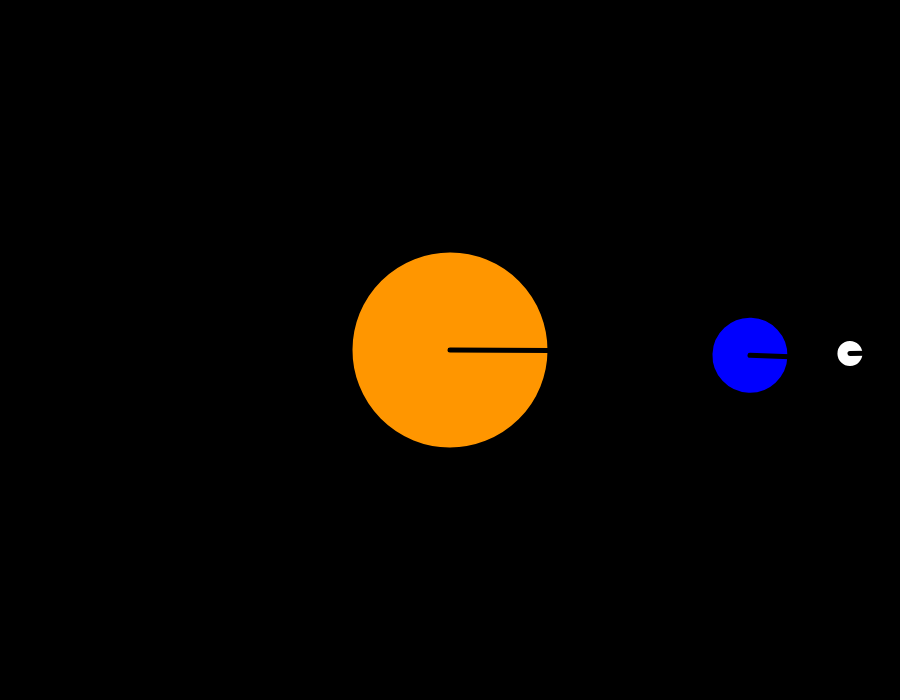
Frame 1 (no input)
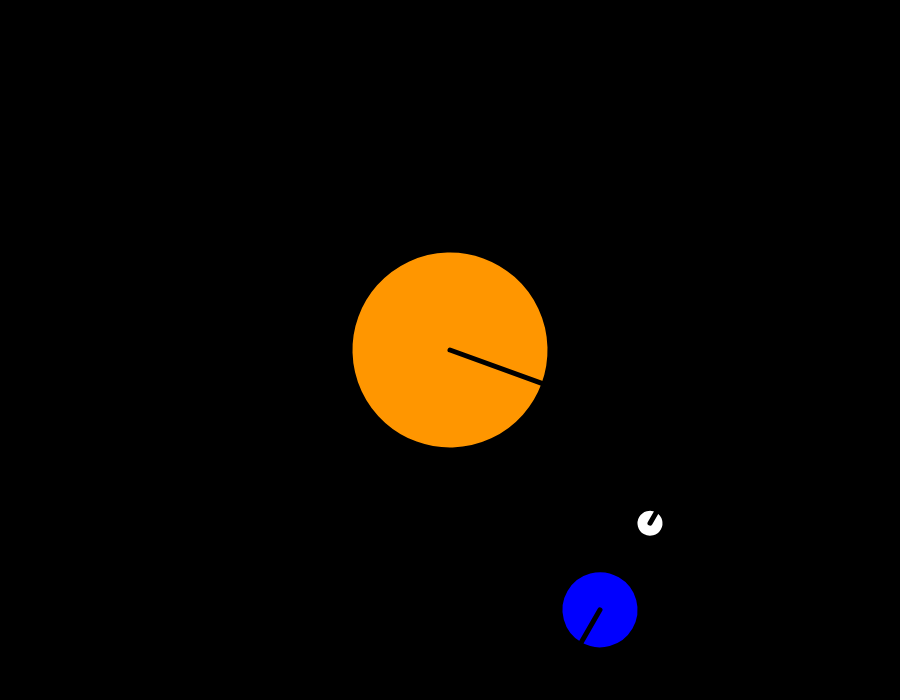
Frame 60 (no input)
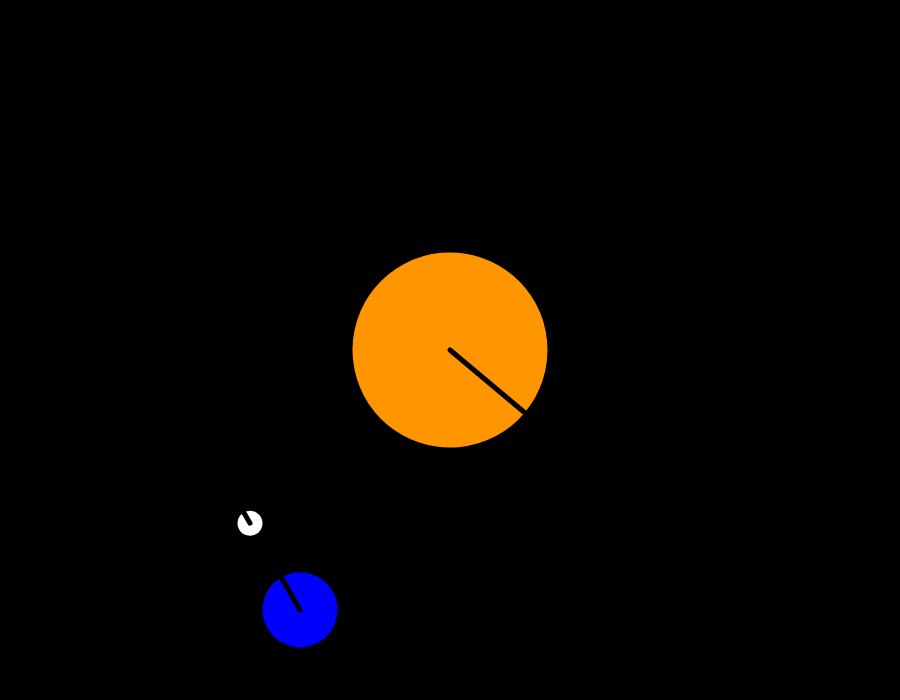
Frame 120 (the mouse pressed at the canvas centre since frame 60)

The p5.js sketch that drew these frames (run headless with seeded random() and noise() and a simulated clock; from frame 60 on, the mouse is pressed at the canvas centre):

// p5.js sketch
// ── sketch.js
var speed;

function setup() {
    createCanvas(900, 700);
}

function draw() {
    background(0);
    speed = frameCount;

    push();
        translate(width / 2, height / 2);
        push();
            rotate(radians(speed / 3)); //Sun rotating around its axis
            celestialObj(color(255, 150, 0), 200); // SUN
        pop();

        push()
            rotate(radians(speed)); //Earth rotating around Sun
            translate(300, 0);
    
            push();
                rotate(radians(speed)); //Earth rotating around its axis
                celestialObj(color(0, 0, 255), 80); // EARTH
            pop();
    
            push();
                rotate(radians(-speed * 2)); //Moon rotating around Earth
                translate(100, 0);
                celestialObj(color(255), 30);
            pop();
    
        pop();

    pop();
}

function celestialObj(c, size) {
    strokeWeight(5);
    fill(c);
    stroke(0);
    ellipse(0, 0, size, size);
    line(0, 0, size / 2, 0);
}
